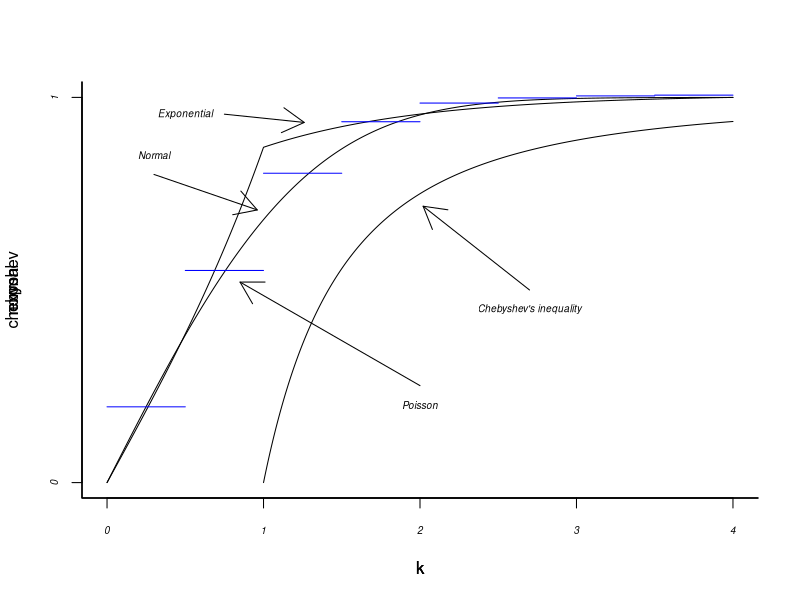

Generate this figure with R:
## ---- chunk 1
numTrials <- 1000000
r <- runif(numTrials, 0,5)

# area vector of size numTrials
area <- pi*r^2 

# circumference vector of size numTrials
circumference <- 2*pi*r

# area > 2 * circumference evaluates to TRUE (1)/FALSE(0) for each
# pair of values from the area and circumference vectors
mean (area > 2 * circumference)
# cat(sprintf("Fraction of the circles in which the area is greater than twice the circumference is: %f\n", result))
## ---- chunk 2
qnorm (0.99, 8, 3)
## ---- chunk 3
qunif(0.9, 0, 20)
## ---- chunk 4
qnorm(0.20)
## ---- chunk 5
X1<- qnorm(0.25,5,3)
X2<- qnorm(0.75,5,3)
result <- X2-X1
result
## ---- chunk 6
X1<- qbinom(0.25, 10, 0.4)
X2<- qbinom(0.75, 10, 0.4)
result2<- X2-X1
result2
## ---- chunk 7
pnorm(8,2,3)
## ---- chunk 8
pnorm(2)
## ---- chunk 9
X2<- pnorm(8,2,3) 
X1<- pnorm(4,2,3)
r<- X2-X1 
r
## ---- chunk 10
pnorm(2) - pnorm(2/3)
## ---- chunk 11
1-pnorm(10,2,3)
## ---- chunk 12
1-pnorm(8/3)
## ---- chunk 13
qnorm(0.95,2,3)
## ---- chunk 14
b <- seq(6, 8, by=0.1)
# b
pnorm(b, 2, 3) - pnorm(-b, 2, 3)
## ---- chunk 15
f= function(x) 
  pnorm(x, 2, 3) - pnorm(-x, 2, 3) - 0.95
uniroot(f, c(-10,10))$root
## ---- chunk 16
k <- seq(0,4, by <- 0.01)

normal <-  pnorm(k) - pnorm(-k)

plot(k, normal, xlim = c(0,4), ylim = c(0,1), type = "l", bty = "l", xaxp = c(0,4,4), yaxp = c(0,1,1), font.axis = 3, cex.axis = 0.6)

arrows(0.3,0.8, k[100]-0.03, normal[100] + 0.03, code = 2)
text (0.3,0.85, "Normal", font = 3, cex = 0.6)

exponential =  function (kvalue){
if (kvalue <1) 
	exp(-(1 - kvalue)) - exp(-(1 + kvalue))
else
	1 - exp(- (1+ kvalue))
}

expon <- rep(0,401)

for (i in 1: 401) 
 expon[i] <-  exponential(k[i])

par(new = TRUE, yaxt = "n", xaxt = "n")

plot (k, expon, xlim = c(0,4), y1im = c(0,1), type = "l", bty = "l", xaxp = c(0,4,4), yaxp = c(0,1,1), font.axis = 3, cex.axis = 0.6)

arrows(0.75, 0.95, k[130]-0.03, expon [130]+0.03, code = 2)

text(0.5, 0.95, "Exponential", font = 3, cex = 0.6)

pssn =  function(kvalue){
	if (kvalue <= 2 ) 
		limits = c(floor(5 - 2 * kvalue):ceiling(3 + 2 * kvalue))
	else 
		limits = c(0:ceiling(3 + 2 * kvalue))
	
	sum(dpois(limits, 4))
}

for (i in 1: 8) 
	segments((i-1)/2, pssn(i/2), i/2, pssn(i/2), col = "blue")

arrows(2, 0.25, 0.85, pssn(0.85) - 0.03, code=2)

text (2, 0.2, "Poisson", font = 3, cex = 0.6)

k <- seq(1, 4, by = 0.01)

chebyshev <- 1 - 1/k^2

par(new = TRUE, yaxt = "n", xaxt = "n")

plot(k, chebyshev, xlim = c(0,4), ylim = c(0,1), type = "l", bty = "l", xaxp = c(0,4,4), yaxp = c(0,1,1), font.axis = 3, cex.axis = 0.6)

arrows(2.7, 0.5, k[100]+0.03, chebyshev[100] - 0.03, code = 2)

text(2.7, 0.45, "Chebyshev's inequality", font = 3, cex = 0.6)

text(4.35, -0.04, "k", font = 10, cex = 0.6)

text(-0.12, 1.10, "P", font = 10, cex = 0.6)

